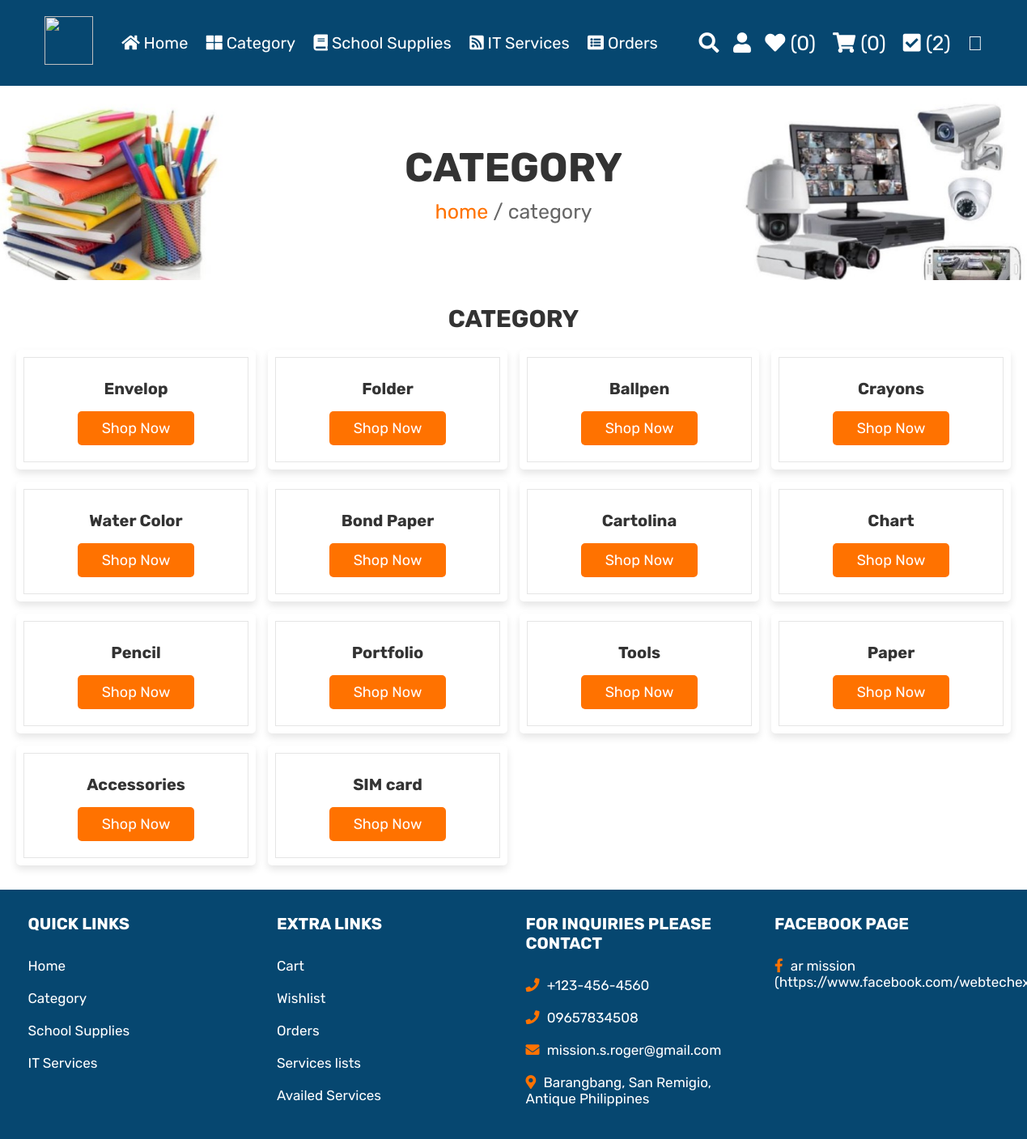
The app's page /customer/category.php (signed in) with its own data.
### tables this page shows
CREATE TABLE `tbl_category` (
  `category_id` int(11) NOT NULL,
  `category_name` varchar(150) NOT NULL,
  `status` varchar(50) NOT NULL,
  `date_created` datetime NOT NULL DEFAULT current_timestamp()
);

### customer/category.php (the view, shortened to what this page needs)
<?php
include_once "../administrator/config/dbconnect.php";
$customer_id = $_SESSION['customer_id'];
?>
<!DOCTYPE html>
<html lang="en">
<head>
   <link rel="stylesheet" href="https://cdnjs.cloudflare.com/ajax/libs/font-awesome/5.15.4/css/all.min.css">
   <link rel="stylesheet" href="css/style.css">
</head>
<body>
<?php include 'header.php'; ?>
<div class="heading">
   <h3>Category</h3>
   <p> <a href="index.php">home</a> / category </p>
</div>
<section class="category">
   <h1 class="title">Category</h1>
<div class="box-container">
<?php
  include_once "../administrator/config/dbconnect.php";
  $sql="SELECT * from tbl_category WHERE tbl_category.category_id";
  $result=$conn-> query($sql);
  if ($result-> num_rows > 0){
    while ($row=$result-> fetch_assoc()) {
      $id=$row['category_id'];
?>
    <div class="box">
        <h3><?=$row['category_name']; ?></h3>
        <a href="productCat.php?id=<?php echo $id; ?>" class="btn">shop now</a>
    </div>
    <?php
     };
  };
  ?>
</div>
</section>
<?php include 'footer.php'; ?>
</body>
</html>

### customer/header.php (shortened to what this page needs)
<header class="header">
    <div class="header-2">
        <div class="flex">
            <a href="index.php" class="logo"><img src="image/ar-logo.png" width="60" height="60"></a>
            <nav class="navbar">
                <a href="index.php"><i class="fa fa-home" aria-hidden="true"></i> Home</a>
                <a href="category.php"><i class="fa fa-th-large" aria-hidden="true"></i> Category</a>
                <a href="shop.php"><i class="fa fa-book" aria-hidden="true"></i> School Supplies</a>
                <a href="services.php"><i class="fa fa-rss-square" aria-hidden="true"></i> IT Services</a>
                <a href="order.php"><i class="fa fa-list-alt" aria-hidden="true"></i> Orders</a>
            </nav>
            <div class="icons">
                <a href="search_page.php" class="fas fa-search" data-toggle="tooltip" title="Search"></a>
                <div id="user-btn" class="fas fa-user"title="User"></div>
                <?php
               $select_cart_number = mysqli_query($conn, "SELECT * FROM `tbl_cart` WHERE customer_id = '$customer_id' and status=0") or die('query failed');
               $cart_rows_number = mysqli_num_rows($select_cart_number);
               $select_wishlist_number = mysqli_query($conn, "SELECT * FROM `tbl_wishlist` WHERE customer_id = '$customer_id'") or die('query failed');
               $wishlist_rows_number = mysqli_num_rows($select_wishlist_number);
               $select_inquiry_number = mysqli_query($conn, "SELECT * FROM `tbl_inquiry` WHERE customer_id = '$customer_id' AND status = 0") or die('query failed');
               $inquiry_rows_number = mysqli_num_rows($select_inquiry_number);
            ?>
                <a href="wishlist.php" title="Wishlist"> <i class="fas fa-heart"></i> <span>(<?php echo $wishlist_rows_number; ?>)</span>
                </a>
                <a href="cart.php" title="Shopping Cart"> <i class="fas fa-shopping-cart"></i> <span>(<?php echo $cart_rows_number; ?>)</span>
                </a>
                <a href="avail.php" title="Selected services"> <i class="fas fa-check-square"></i>
                    <span>(<?php echo $inquiry_rows_number; ?>)</span> </a>
                <a href="availedServices.php" class="fa-brands fa-servicestack" data-toggle="tooltip" title="Availed Services"></a>
            </div>
        </div>
    </div>
</header>

### customer/footer.php
<section class="footer">
   <div class="box-container">
      <div class="box">
         <h3>quick links</h3>
         <a href="home.php">Home</a>
         <a href="category.php">Category</a>
         <a href="shop.php">School Supplies</a>
         <a href="services.php">IT Services</a>
      </div>
      <div class="box">
         <h3>extra links</h3>
         <a href="cart.php">Cart</a>
         <a href="wishlist.php">Wishlist</a>
         <a href="order.php">Orders</a>
         <a href="avail.php">Services lists</a>
         <a href="availedServices.php">Availed Services</a>
      </div>
      <div class="box">
         <h3>For Inquiries Please Contact</h3>
         <p> <i class="fas fa-phone"></i> +123-456-4560 </p>
         <p> <i class="fas fa-phone"></i> 09657834508 </p>
         <p> <i class="fas fa-envelope"></i> mission.s.roger@gmail.com </p>
         <p> <i class="fas fa-map-marker-alt"></i> Barangbang, San Remigio, Antique Philippines </p>
      </div>
      <div class="box">
         <h3>Facebook Page</h3>
         <p> <i class="fab fa-facebook-f"></i> ar mission (https://www.facebook.com/webtechexper) </p>
         <br>
      </div>
   </div>
</section>

### customer/css/style.css (style rules this page uses)
:root { --orange: #ff7200; --red: #c0392b; --yellow: #f39c12; --black: #333; --white: #fff; --light-color: #666; --light-white: #ccc; --light-bg: #f5f5f5; --border: 0.1rem solid var(--black); --box-shadow: 0 0.5rem 1rem rgba(0, 0, 0, 0.1); --outline: 0.1rem solid rgba(0, 0, 0, 0.1); --outline-hover: 0.2rem solid var(--black); }
* { font-family: "Rubik", sans-serif; margin: 0; padding: 0; box-sizing: border-box; outline: none; border: none; text-decoration: none; transition: all 0.2s linear; }
html { font-size: 62.5%; overflow-x: hidden; }
section { padding: 3rem 2rem; }
.title { text-align: center; margin-bottom: 2rem; text-transform: uppercase; color: var(--black); font-size: 4rem; }
.btn, .option-btn, .delete-btn, .white-btn { display: inline-block; margin-top: 1rem; padding: 1rem 3rem; cursor: pointer; color: var(--white); font-size: 1.8rem; border-radius: 0.5rem; text-transform: capitalize; }
.white-btn, .btn { background-color: var(--orange); }
.heading { min-height: 30vh; display: flex; flex-flow: column; align-items: center; justify-content: center; gap: 1rem; background: url(../image/1.jpg) no-repeat; background-size: cover; background-position: center; text-align: center; }
.heading h3 { font-size: 5rem; color: var(--black); text-transform: uppercase; }
.heading p { font-size: 2.5rem; color: var(--light-color); }
.heading p a { color: var(--orange); }
.header .header-2 { background-color: #064770; box-shadow: var(--box-shadow); }
.header .header-2 .flex { padding: 2rem; display: flex; align-items: center; justify-content: space-between; max-width: 1200px; margin: 0 auto; position: relative; }
.header .header-2 .flex .logo { font-size: 2.5rem; color: var(--purple); }
.header .header-2 .flex .navbar a { margin: 0 1rem; font-size: 2rem; color: #fff; }
.header .header-2 .flex .icons > * { font-size: 2.5rem; color: #fff; cursor: pointer; margin-left: 1.5rem; }
.category h1 { font-size: 3rem; }
.category .box-container { display: grid; grid-template-columns: repeat(auto-fit, minmax(26rem, 1fr)); gap: 1.5rem; }
.category .box-container .box { padding: 3rem 2rem; border-radius: 0.5rem; background: #fff; box-shadow: var(--box-shadow); outline: var(--outline); outline-offset: -1rem; text-align: center; }
.category .box-container .box h3 { font-size: 2rem; color: var(--black); line-height: 1.8; }
.footer { background-color: #064770; }
.footer .box-container { max-width: 1200px; margin: 0 auto; display: grid; grid-template-columns: repeat(auto-fit, minmax(25rem, 1fr)); gap: 3rem; }
.footer .box-container .box h3 { text-transform: uppercase; color: #fff; font-size: 2rem; padding-bottom: 2rem; }
.footer .box-container .box p, .footer .box-container .box a { display: block; font-size: 1.7rem; color: #fff; padding: 1rem 0; }
.footer .box-container .box p i, .footer .box-container .box a i { color: var(--orange); padding-right: 0.5rem; }

### records on screen
tbl_category: category_name "Envelop"
tbl_category: category_name "Folder"
tbl_category: category_name "Ballpen"
tbl_category: category_name "Crayons"
tbl_category: category_name "Water Color"
tbl_category: category_name "Bond Paper"
tbl_category: category_name "Cartolina"
tbl_category: category_name "Chart"
tbl_category: category_name "Pencil"
tbl_category: category_name "Portfolio"
tbl_category: category_name "Tools"
tbl_category: category_name "Paper"
tbl_category: category_name "Accessories"
tbl_category: category_name "SIM card"

### other values on screen
$wishlist_rows_number "0"
$cart_rows_number "0"
$inquiry_rows_number "2"
